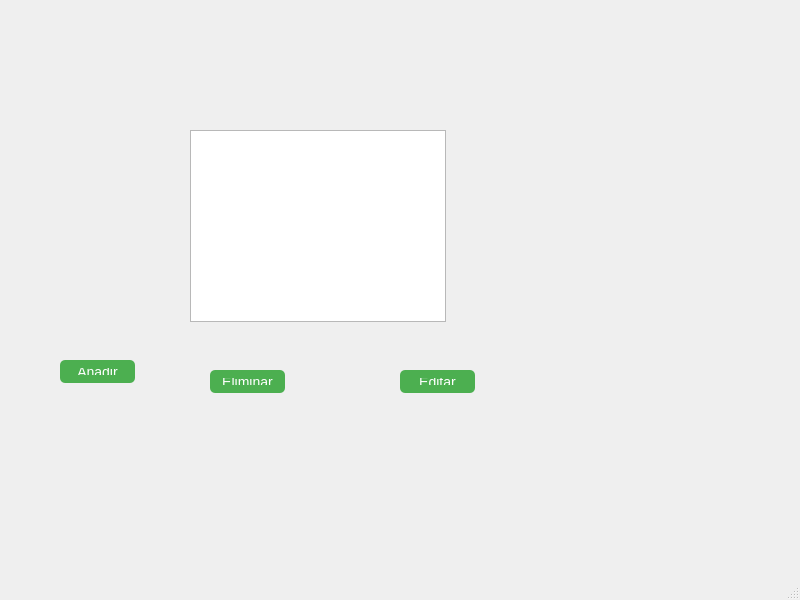
<ui version="4.0">
 <class>MainWindow</class>
 <widget class="QMainWindow" name="MainWindow">
  <property name="geometry">
   <rect>
    <x>0</x>
    <y>0</y>
    <width>800</width>
    <height>600</height>
   </rect>
  </property>
  <property name="windowTitle">
   <string>MainWindow</string>
  </property>
  <widget class="QWidget" name="centralwidget">
   <widget class="QListWidget" name="listEmpleados">
    <property name="geometry">
     <rect>
      <x>190</x>
      <y>130</y>
      <width>256</width>
      <height>192</height>
     </rect>
    </property>
   </widget>
   <widget class="QPushButton" name="btnAdd">
    <property name="geometry">
     <rect>
      <x>60</x>
      <y>360</y>
      <width>75</width>
      <height>23</height>
     </rect>
    </property>
    <property name="text">
     <string>Añadir</string>
    </property>
   <property name="styleSheet"><string>background-color: #4CAF50; color: white; font-size: 14px; padding: 8px; border-radius: 5px;</string></property></widget>
   <widget class="QPushButton" name="btnDelete">
    <property name="geometry">
     <rect>
      <x>210</x>
      <y>370</y>
      <width>75</width>
      <height>23</height>
     </rect>
    </property>
    <property name="text">
     <string>Eliminar</string>
    </property>
   <property name="styleSheet"><string>background-color: #4CAF50; color: white; font-size: 14px; padding: 8px; border-radius: 5px;</string></property></widget>
   <widget class="QPushButton" name="btnEdit">
    <property name="geometry">
     <rect>
      <x>400</x>
      <y>370</y>
      <width>75</width>
      <height>23</height>
     </rect>
    </property>
    <property name="text">
     <string>Editar</string>
    </property>
   <property name="styleSheet"><string>background-color: #4CAF50; color: white; font-size: 14px; padding: 8px; border-radius: 5px;</string></property></widget>
   <widget class="QLabel" name="labelUsuario">
    <property name="geometry">
     <rect>
      <x>160</x>
      <y>70</y>
      <width>301</width>
      <height>20</height>
     </rect>
    </property>
    <property name="text">
     <string />
    </property>
   <property name="styleSheet"><string>font-size: 16px; color: #333; font-weight: bold;</string></property></widget>
  </widget>
  <widget class="QMenuBar" name="menubar">
   <property name="geometry">
    <rect>
     <x>0</x>
     <y>0</y>
     <width>800</width>
     <height>21</height>
    </rect>
   </property>
  </widget>
  <widget class="QStatusBar" name="statusbar" />
 </widget>
 <resources />
 <connections />
</ui>
